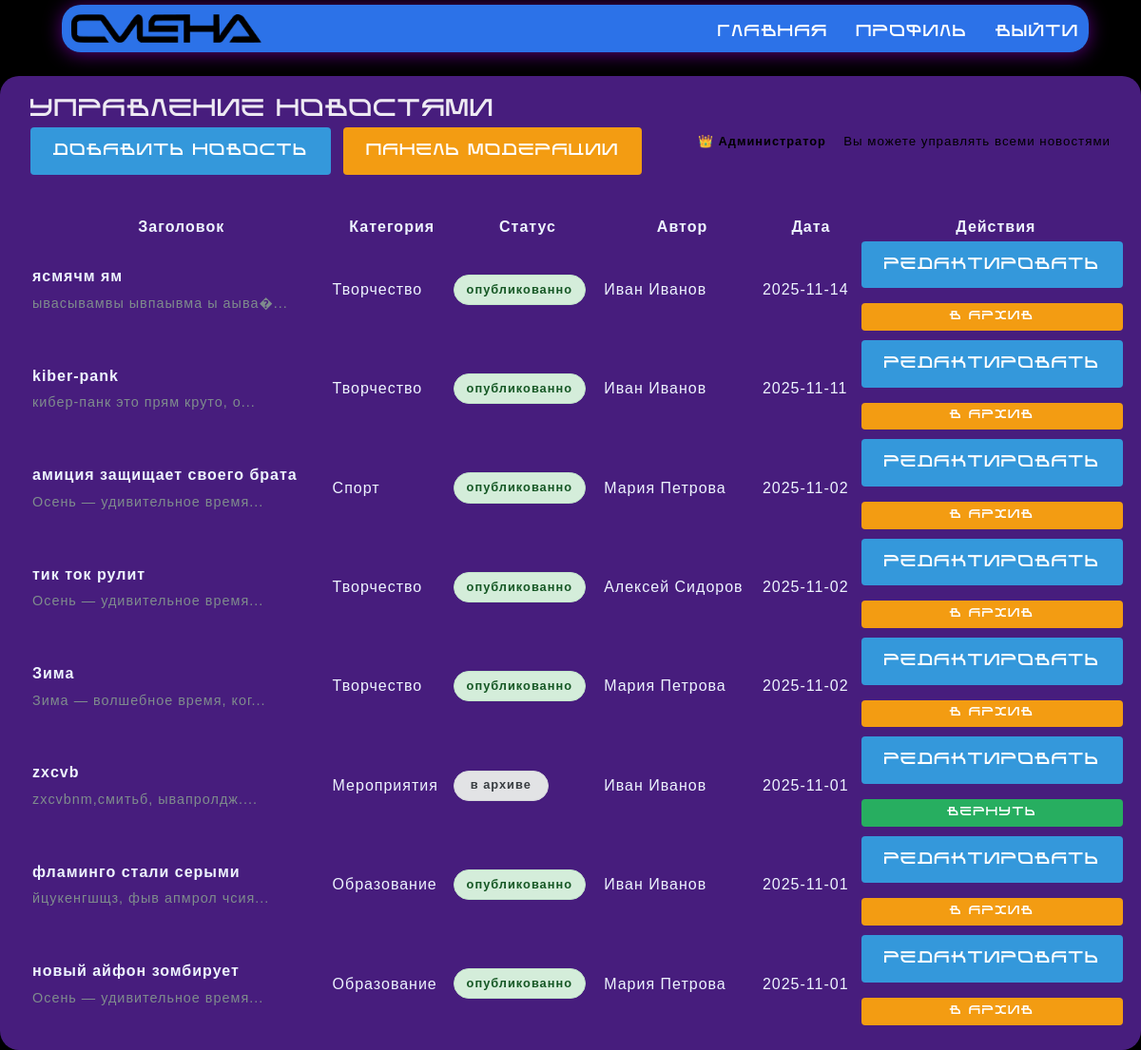
Page /КУРСАЧ2/manage_news.php (signed in) on the committed database.
### tables this page shows
CREATE TABLE `news` (
  `id_nwes` int(11) NOT NULL,
  `id_user` int(11) NOT NULL,
  `categories_id` int(11) NOT NULL,
  `id_status` int(11) NOT NULL,
  `role_id` int(11) NOT NULL,
  `image` varchar(255) DEFAULT NULL,
  `title` varchar(250) NOT NULL,
  `text` text NOT NULL,
  `date_relise` date NOT NULL
);

CREATE TABLE `categories` (
  `categories_id` int(11) NOT NULL,
  `title` varchar(250) NOT NULL,
  `text` varchar(250) NOT NULL
);

CREATE TABLE `status` (
  `id_status` int(11) NOT NULL,
  `title` varchar(250) NOT NULL
);

CREATE TABLE `users` (
  `id_user` int(11) NOT NULL,
  `name` varchar(250) NOT NULL,
  `lastname` varchar(250) NOT NULL,
  `login` varchar(250) NOT NULL,
  `password` varchar(250) NOT NULL,
  `role_id` int(11) NOT NULL
);

### КУРСАЧ2/auth.php (called while the page is built, shortened)
<?php
function getUserRole() {
    return $_SESSION['role_id'] ?? null;
}
function getUserId() {
    return $_SESSION['user_id'] ?? null;
}
function canEditNews($news_author_id = null) {
    $user_role = getUserRole();
    if ($user_role == 1) {
        return true;
    }
    return false;
}
?>

### КУРСАЧ2/manage_news.php (the view, shortened to what this page needs)
<?php
require_once 'auth.php';
if (getUserRole() == 1) {
    $stmt = $pdo->prepare("
        SELECT n.*, c.title as category_title, u.name, u.lastname, s.title as status_title
        FROM news n
        LEFT JOIN categories c ON n.categories_id = c.categories_id
        LEFT JOIN users u ON n.id_user = u.id_user
        LEFT JOIN status s ON n.id_status = s.id_status
        ORDER BY n.date_relise DESC
    ");
    $stmt->execute();
}
$news = $stmt->fetchAll(PDO::FETCH_ASSOC);
require_once 'header.php';
?>
<div class="container">
    <h2>Управление новостями</h2>
    <div class="management-header">
        <div>
            <a href="add_news.php" class="btn btn-primary">Добавить новость</a>
            <?php if (getUserRole() == 1): ?>
                <a href="moderation.php" class="btn btn-warning">Панель модерации</a>
            <?php endif; ?>
        </div>
        <div>
            <?php if (getUserRole() == 1): ?>
                <span class="role-badge admin">👑 Администратор</span>
                <small>Вы можете управлять всеми новостями</small>
            <?php else: ?>
                <span class="role-badge teacher">👨‍🏫 Преподаватель</span>
                <small>Вы управляете только своими новостями</small>
            <?php endif; ?>
        </div>
    </div>
    <div class="news-list">
        <?php if (empty($news)): ?>
            <p>Новостей не найдено.</p>
        <?php else: ?>
            <table class="news-table">
                <thead>
                    <tr>
                        <th>Заголовок</th>
                        <th>Категория</th>
                        <th>Статус</th>
                        <th>Автор</th>
                        <th>Дата</th>
                        <th>Действия</th>
                    </tr>
                </thead>
                <tbody>
                    <?php foreach ($news as $item): ?>
                        <tr>
                            <td>
                                <strong><?php echo htmlspecialchars($item['title']); ?></strong>
                                <div class="news-preview"><?php echo htmlspecialchars(substr($item['text'], 0, 50)); ?>...</div>
                            </td>
                            <td><?php echo htmlspecialchars($item['category_title']); ?></td>
                            <td>
                                <span class="status-badge status-<?php echo $item['id_status']; ?>">
                                    <?php echo htmlspecialchars($item['status_title']); ?>
                                </span>
                            </td>
                            <td><?php echo htmlspecialchars($item['name'] . ' ' . $item['lastname']); ?></td>
                            <td><?php echo $item['date_relise']; ?></td>
                            <td class="actions">
                                <?php if (canEditNews($item['id_user'])): ?>
                                    <a href="edit_news.php?id=<?php echo $item['id_nwes']; ?>" class="btn btn-small">Редактировать</a>
                                <?php endif; ?>
                                <?php if (getUserRole() == 1 || $item['id_user'] == getUserId()): ?>
                                    <div class="status-actions">
                                        <?php if ($item['id_status'] == 1):  ?>
                                            <?php if (getUserRole() == 1): ?>
                                                <a href="manage_news.php?action=publish&id=<?php echo $item['id_nwes']; ?>"
                                                   class="btn btn-small btn-success"
                                                   onclick="return confirm('Опубликовать эту новость?')">
                                                    Опубликовать
                                                </a>
                                                <a href="manage_news.php?action=reject&id=<?php echo $item['id_nwes']; ?>"
                                                   class="btn btn-small btn-danger"
                                                   onclick="return confirm('Отклонить эту новость?')">
                                                    Отклонить
                                                </a>
                                            <?php endif; ?>
                                        <?php elseif ($item['id_status'] == 2):  ?>
                                            <a href="manage_news.php?action=archive&id=<?php echo $item['id_nwes']; ?>"
                                               class="btn btn-small btn-warning"
                                               onclick="return confirm('Переместить в архив?')">
                                                В архив
                                            </a>
                                        <?php elseif ($item['id_status'] == 3):  ?>
                                            <a href="manage_news.php?action=publish&id=<?php echo $item['id_nwes']; ?>"
                                               class="btn btn-small btn-success"
                                               onclick="return confirm('Вернуть из архива?')">
                                                Вернуть
                                            </a>
                                        <?php endif; ?>
                                    </div>
                                <?php endif; ?>
                            </td>
                        </tr>
                    <?php endforeach; ?>
                </tbody>
            </table>
        <?php endif; ?>
    </div>
</div>

### КУРСАЧ2/style.css (style rules this page uses)
* { letter-spacing: 1px; box-sizing: border-box; margin: 0; padding: 0; }
body { margin-top: 80px; line-height: 1.6; background-color: #000000; }
.container { margin: 0 auto; max-width: 1500px; padding: 1rem 2rem 1rem 2rem; background-color: #8939ef85; border-radius: 20px; position: relative; z-index: 1; }
.status-badge { border-radius: 20px; display: inline-block; font-size: 0.8rem; font-weight: 600; min-width: 100px; padding: 0.3rem 0.8rem; text-align: center; }
.actions { width: 100px; }
.role-badge { border-radius: 20px; display: inline-block; font-size: 0.8rem; font-weight: 600; min-width: 120px; padding: 0.3rem 0.8rem; text-align: center; }
h1, h2, h3, h4, h5, h6, a, button { font-family: 'kiber', sans-serif; font-weight: 700; letter-spacing: 2px; text-transform: uppercase; }
h2 { color: #ffffffe8; }
body, p, div, span, li, strong, td, small { font-family: 'kiber-n', sans-serif; }
.btn { background: #3498db; border: none; border-radius: 4px; color: white; cursor: pointer; display: inline-block; font-size: 1rem; margin-bottom: 0.5rem; margin-right: 0.5rem; padding: 0.75rem 1.5rem; text-decoration: none; transition: background 0.3s; }
.btn-success { background: #27ae60; }
.btn-warning { background: #f39c12; }
.btn-primary { background: #3498db; }
.management-header { align-items: flex-start; display: flex; flex-wrap: wrap; gap: 1rem; justify-content: space-between; margin-bottom: 2rem; width: 100%; }
.news-list { display: grid; margin-top: 1rem; width: 102%; }
.news-table { color: #eef5ff; }
.news-table .actions { min-width: 200px; }
.news-preview { color: #7f8c8d; font-size: 0.9rem; margin-top: 0.25rem; }
.status-actions { display: flex; flex-direction: column; gap: 0.3rem; margin-top: 0.5rem; }
.status-actions .btn-small { font-size: 0.75rem; padding: 0.3rem 0.6rem; text-align: center; }
.status-2 { background: #d4edda; border: 1px solid #c3e6cb; color: #155724; }
.status-3 { background: #e2e3e5; border: 1px solid #d6d8db; color: #383d41; }

### rows in the picture
news: title "ясмячм ям", text "ывасывамвы ывпаывма ы аыва�", categories.title "Творчество", id_status.title "опубликованно", id_user.lastname "Иван Иванов", date_relise "2025-11-14"
news: title "kiber-pank", text "кибер-панк это прям круто, о", categories.title "Творчество", id_status.title "опубликованно", id_user.lastname "Иван Иванов", date_relise "2025-11-11"
news: title "амиция защищает своего брата", text "Осень — удивительное время", categories.title "Спорт", id_status.title "опубликованно", id_user.lastname "Мария Петрова", date_relise "2025-11-02"
news: title "тик ток рулит", text "Осень — удивительное время", categories.title "Творчество", id_status.title "опубликованно", id_user.lastname "Алексей Сидоров", date_relise "2025-11-02"
news: title "Зима", text "Зима — волшебное время, ког", categories.title "Творчество", id_status.title "опубликованно", id_user.lastname "Мария Петрова", date_relise "2025-11-02"
news: title "zxcvb", text "zxcvbnm,смитьб, ывапролдж.", categories.title "Мероприятия", id_status.title "в архиве", id_user.lastname "Иван Иванов", date_relise "2025-11-01"
news: title "фламинго стали серыми", text "йцукенгшщз, фыв апмрол чсия", categories.title "Образование", id_status.title "опубликованно", id_user.lastname "Иван Иванов", date_relise "2025-11-01"
news: title "новый айфон зомбирует", text "Осень — удивительное время", categories.title "Образование", id_status.title "опубликованно", id_user.lastname "Мария Петрова", date_relise "2025-11-01"
